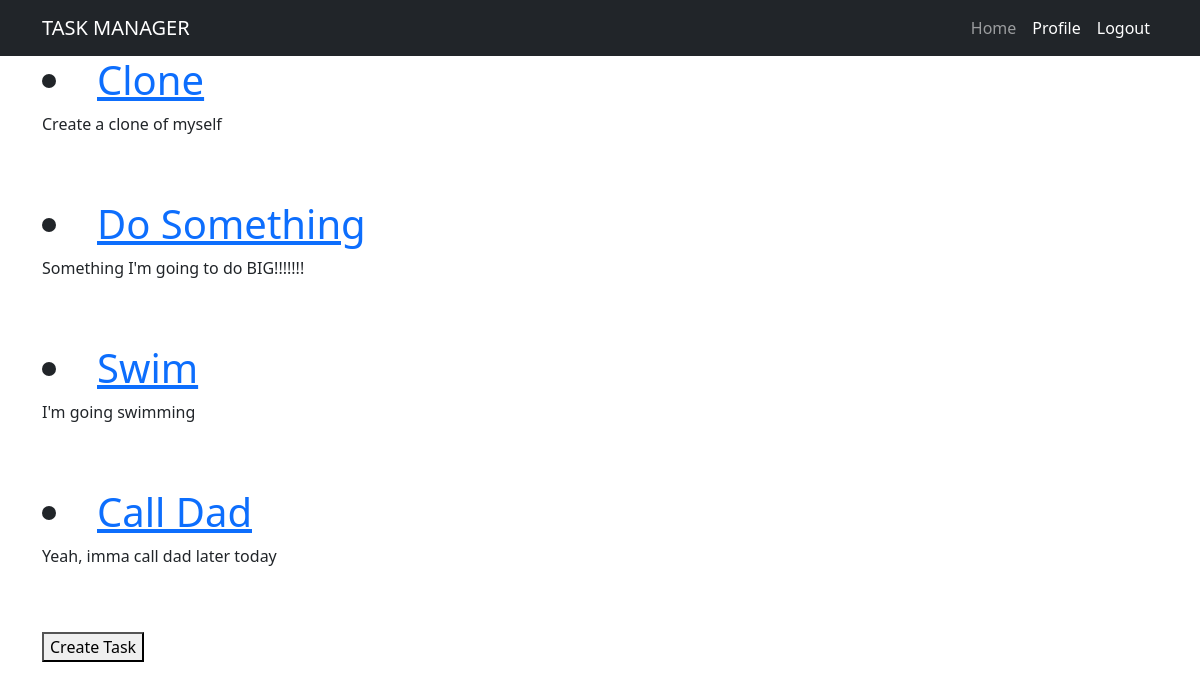
The app's page / (signed in) with its own data.
### task_manager/model.py (models this page shows, shortened)
class Task(db.Model):
    id = db.Column(db.Integer, primary_key=True)
    task_name = db.Column(db.String, nullable=False)
    task_description = db.Column(db.String, nullable=False, unique=True)
    user_id = db.Column(db.Integer, db.ForeignKey('user.id'), nullable=False)

### task_manager/route.py (the view)
@app.route('/', methods=['POST', 'GET'])
def task_list():
    if current_user.is_authenticated:
        task = Task
        user_task = current_user.task
        return render_template('task_list.html', tasks=user_task, title='Task Manager')
    else:
        return render_template('task_list.html')

### task_manager/model.py (called while the page is built)
@login_manager.user_loader
def load_user(user_id):
    return User.query.get(int(user_id))

### task_manager/templates/task_list.html (shortened to what this page needs)
{% extends "base.html" %}
{% block content %}
{% if current_user.is_authenticated %}
    {% if tasks %}
        {% for task in tasks %}
            <h1>
            <li><a href="{{ url_for('actual_task', task_id=task.id) }}"> {{ task.task_name|title }}</a></li>
            </h1>
            <p>{{ task.task_description }}</p>
            <br>
            <br>
        {% endfor %}
    {% else %}
        <h3><small> Welcome to Task Manager, Create a new Task today!</small></h3>
    {% endif %}
    <div (class="btn btn-outline-info")>
        <a href='/create_task'> <button > Create Task </button> </a>
    </div>
{% else %}
    <h1> Welcome to Task Manager</h1>
    <p> <a href='/register'> Create an account today</a> or <a href='/login'> Login</a> </p>
{% endif %}
{% endblock content %}

### records on screen
Task: task_name "Clone", task_description "Create a clone of myself"
Task: task_name "Do Something", task_description "Something I'm going to do BIG!!!!!!!"
Task: task_name "Swim", task_description "I'm going swimming"
Task: task_name "Call Dad", task_description "Yeah, imma call dad later today"
